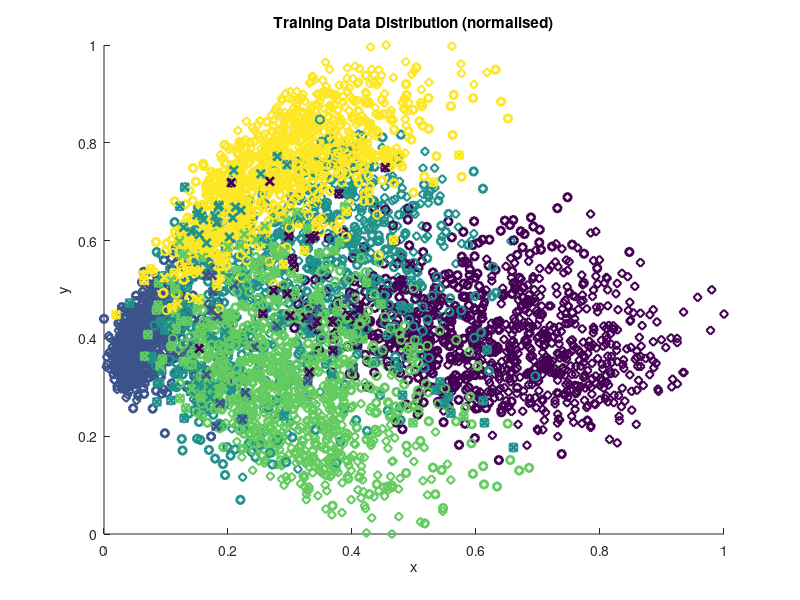
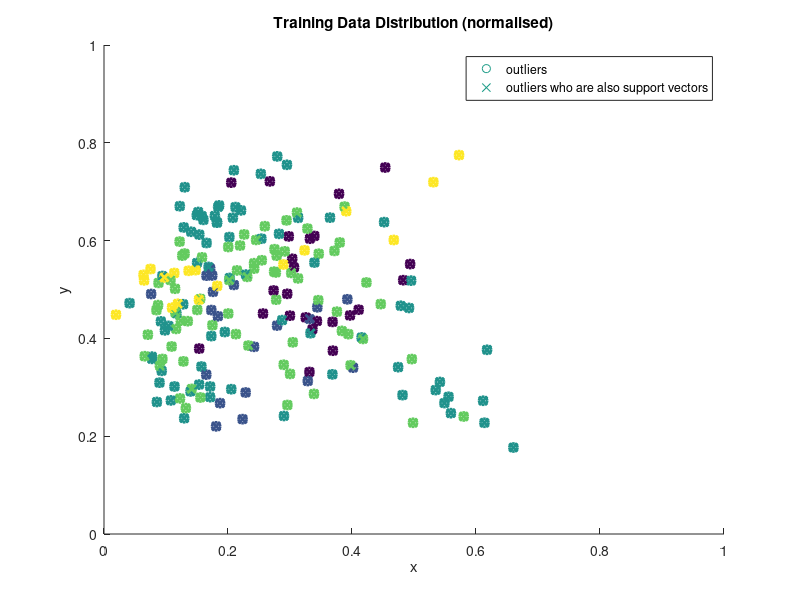

Write the MATLAB code that produced these figures, in order.
file = csvread('distribution.csv');
x = file(:, 1);
y = file(:, 2);
c = file(:, 3);
b = file(:, 4);
sv = file(:, 5);

outlier_x = [];
outlier_y = [];
normal_x = [];
normal_y = [];
normal_c = [];
outlier_c = [];
sv_x = [];
sv_y = [];
sv_c = [];
dual_x = [];
dual_y = [];
dual_c = [];

for itr = 1:5000;
    if sv(itr) == 1
        sv_x = [sv_x x(itr)];
        sv_y = [sv_y y(itr)];
        sv_c = [sv_c c(itr)];
    end
    
    if b(itr) == 0
        normal_x = [normal_x x(itr)];
        normal_y = [normal_y y(itr)];
        normal_c = [normal_c c(itr)];
    end
    
    if b(itr) == 1
        outlier_x = [outlier_x x(itr)];
        outlier_y = [outlier_y y(itr)];
        outlier_c = [outlier_c c(itr)];
    end
    
    if b(itr) == 1 && sv(itr) == 1
        dual_x = [dual_x x(itr)];
        dual_y = [dual_y y(itr)];
        dual_c = [dual_c c(itr)];
    end
end

figure
scatter(normal_x, normal_y, [], normal_c, 'd', 'LineWidth', 1.5)
hold on
scatter(sv_x, sv_y, [], sv_c, 'o', 'LineWidth', 1.5)
hold on 

scatter(outlier_x, outlier_y, [], outlier_c, 'x', 'LineWidth', 2)
title('Training Data Distribution (normalised)')
xlim([0 1]);
ylim([0 1]);
xlabel('x')
ylabel('y')

figure
scatter(dual_x, dual_y, [], dual_c, 'o', 'LineWidth', 2)
hold on
scatter(dual_x, dual_y, [], dual_c, 'x', 'LineWidth', 2)
title('Training Data Distribution (normalised)')
legend('outliers', 'outliers who are also support vectors');
xlim([0 1]);
ylim([0 1]);
xlabel('x')
ylabel('y')